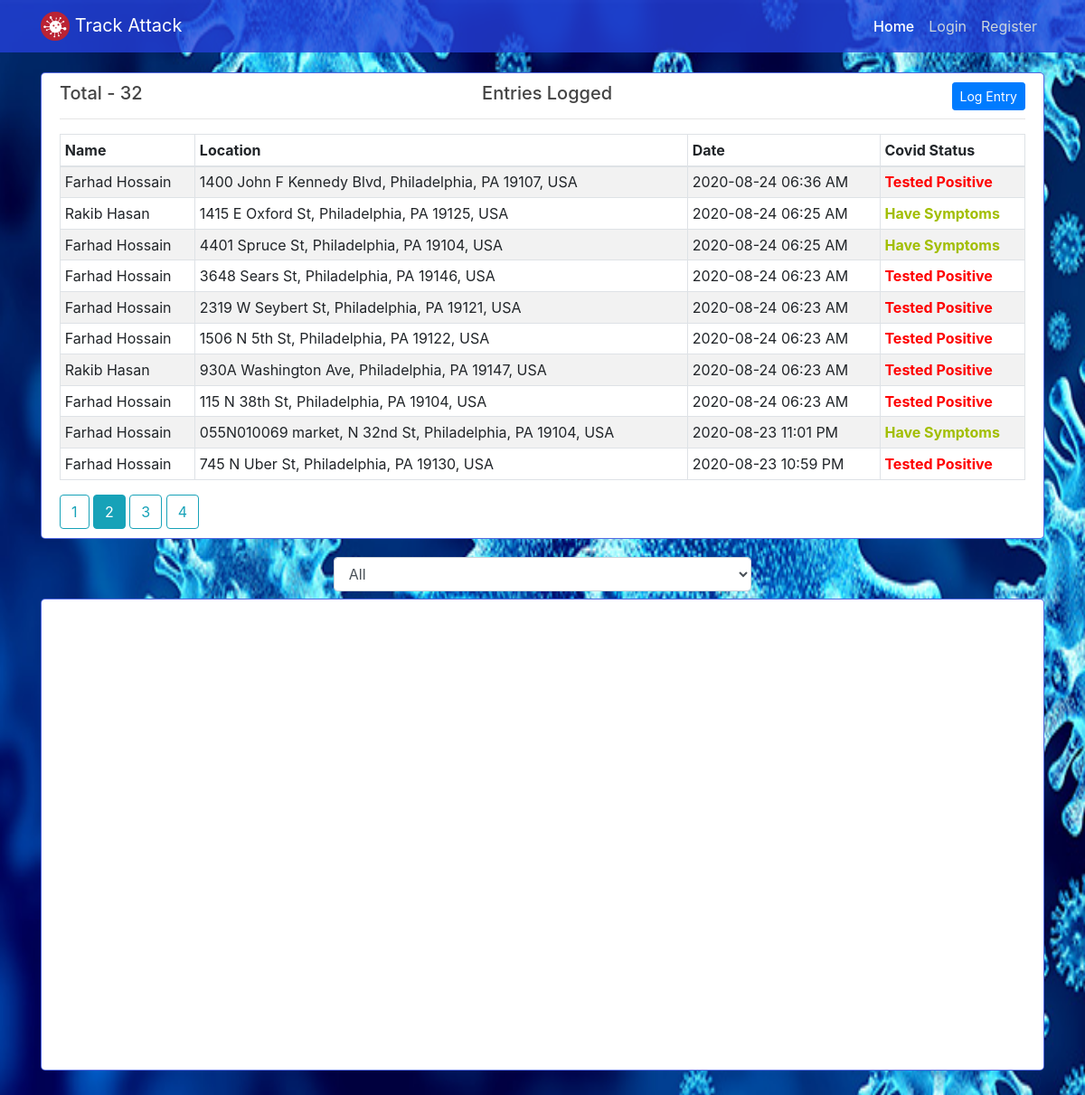
Screenshot of /?page=2 with the database file from the repository.
### app/models.py (models this page shows, shortened)
class Entry(db.Model):
    id = db.Column(db.Integer, primary_key=True)
    full_name = db.Column(db.String(30))
    date_posted = db.Column(db.DateTime, nullable=False, default=datetime.utcnow)
    visited_date_time = db.Column(db.DateTime, nullable=False, default=datetime.utcnow)
    age = db.Column(db.Integer)
    last_visited_location = db.Column(db.String(100))
    last_visited_location_lat = db.Column(db.String(100))
    last_visited_location_long = db.Column(db.String(100))
    covid_status = db.Column(db.Integer, default=0)
    user_id = db.Column(db.Integer, db.ForeignKey('user.id'), nullable=False)

### app/main/routes.py (the view)
@main.route("/")
def home():
    total_entries =  Entry.query.count()
    users = User.query.all()
    page = request.args.get('page', 1, type=int)
    entries = Entry.query.filter(or_(Entry.covid_status == 2, Entry.covid_status == 1)).order_by(Entry.date_posted.desc()).paginate(page=page, per_page=app.config['PAGINATION_PER_PAGE'])
    return render_template("home.html", title="Home", entries=entries, total_entries=total_entries, users=users)

### app/templates/home.html (shortened to what this page needs)
{% extends "layout.html" %}
{% set active_page = 'home_page' %}
{% block content %}
<div class="col-md-12">
    <div class="content-section">
        {% if entries.items|length > 0 %}
        <h5 class="text-center mb-3"><span style="float: left;">Total - {{ total_entries }}</span>Entries Logged
            <span style="float: right;"><a href="{{ url_for('users.log_entry') }}" class="btn btn-primary btn-sm">Log
                    Entry</a></span></h5>
        <hr>
        <table id="tableListCovidUser" class="table table-bordered table-striped table-sm table-hover">
            <thead>
                <tr>
                    <th>Name</th>
                    <th>Location</th>
                    <th>Date</th>
                    <th>Covid Status</th>
                </tr>
            </thead>
            <tbody>
                {% for entry in entries.items %}
                <tr>
                    <td>{{ entry.full_name }}</td>
                    <td>{{ entry.last_visited_location }}</td>
                    <td>{{ entry.visited_date_time.strftime("%Y-%m-%d %I:%M %p") }}</td>
                    <td>{% if entry.covid_status == 2 %}
                        <b style="color: rgb(255, 0, 0);">Tested Positive</b>
                        {% else %}
                        <b style="color: rgb(162, 190, 0);">Have Symptoms</b>
                        {% endif %}</td>
                </tr>
            {% endfor %}
            </tbody>
        </table>
            <div id="paginationDiv">
            {% for page_num in entries.iter_pages(left_edge=1, right_edge=1, left_current=1, right_current=2) %}
                {% if page_num %}
                    {% if  entries.page == page_num %}
                        <a class="btn btn-info" href="{{ url_for('main.home', page=page_num) }}">{{ page_num }}</a>
                    {% else %}
                        <a class="btn btn-outline-info" href="{{ url_for('main.home', page=page_num) }}">{{ page_num }}</a>
                    {% endif %}
                    {% else %}
                    ...
                {% endif %}
            {% endfor %}
            </div>
        {% else %}
        <h5 class="text-center">Oops! Not enough data to show!</h5>
        <div class="text-center">
            <a href="{{ url_for('users.log_entry') }}" class="btn btn-primary">Log Entry Now</a>
        </div>
        {% endif %}
    </div>
</div>
{% endblock content %}
{% block map %}
<div class="col-md-12 mb-2">
    <select class="form-control col-md-5 mx-auto mb-2" id="selectUser">
        <option value="user-0">All</option>
    </select>
    <div class="content-section">
        <div id="map" style="width: 100%; height: 500px"></div>
    </div>
</div>
{% endblock map %}

### app/static/main.css (style rules this page uses)
body { color: #333333; background-image: url("images/Coronavirus.png"); background-repeat: no-repeat; background-attachment: fixed; background-position: center; background-size: 100% 100%; margin-top: 5rem; }
h1, h2, h3, h4, h5, h6 { color: #444444; }
.content-section { background: #ffffff; padding: 10px 20px; border: 1px solid #2540dbc7; border-radius: 5px; margin-bottom: 20px; }

### rows the page displays
Entry: full_name "Farhad Hossain", last_visited_location "1400 John F Kennedy Blvd, Philadelphia, PA 19107, USA", visited_date_time "2020-08-24 06:36 AM", covid_status "Tested Positive"
Entry: full_name "Rakib Hasan", last_visited_location "1415 E Oxford St, Philadelphia, PA 19125, USA", visited_date_time "2020-08-24 06:25 AM", covid_status "Have Symptoms"
Entry: full_name "Farhad Hossain", last_visited_location "4401 Spruce St, Philadelphia, PA 19104, USA", visited_date_time "2020-08-24 06:25 AM", covid_status "Have Symptoms"
Entry: full_name "Farhad Hossain", last_visited_location "3648 Sears St, Philadelphia, PA 19146, USA", visited_date_time "2020-08-24 06:23 AM", covid_status "Tested Positive"
Entry: full_name "Farhad Hossain", last_visited_location "2319 W Seybert St, Philadelphia, PA 19121, USA", visited_date_time "2020-08-24 06:23 AM", covid_status "Tested Positive"
Entry: full_name "Farhad Hossain", last_visited_location "1506 N 5th St, Philadelphia, PA 19122, USA", visited_date_time "2020-08-24 06:23 AM", covid_status "Tested Positive"
Entry: full_name "Rakib Hasan", last_visited_location "930A Washington Ave, Philadelphia, PA 19147, USA", visited_date_time "2020-08-24 06:23 AM", covid_status "Tested Positive"
Entry: full_name "Farhad Hossain", last_visited_location "115 N 38th St, Philadelphia, PA 19104, USA", visited_date_time "2020-08-24 06:23 AM", covid_status "Tested Positive"
Entry: full_name "Farhad Hossain", last_visited_location "055N010069 market, N 32nd St, Philadelphia, PA 19104, USA", visited_date_time "2020-08-23 11:01 PM", covid_status "Have Symptoms"
Entry: full_name "Farhad Hossain", last_visited_location "745 N Uber St, Philadelphia, PA 19130, USA", visited_date_time "2020-08-23 10:59 PM", covid_status "Tested Positive"

### other values shown
{{ total_entries }} "32"
{{ page_num }} "1" "3" "4"
{{ page_num }} "2"
